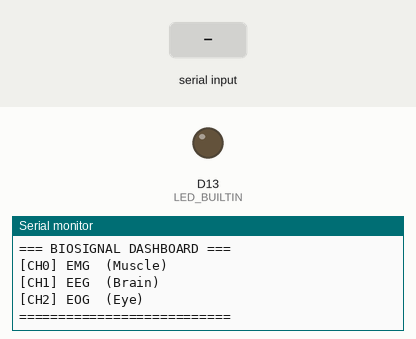
Bench run of a sketch on a simulated Arduino Uno R4 WiFi. On the bench: output pins drawn as LEDs (lit = HIGH), the last lines printed to the serial monitor. The inputs (shaded band) are chosen by the test bench.

Above: at 1.2 s.
1.3 s: "START\n" received over Serial
At 2.1 s:
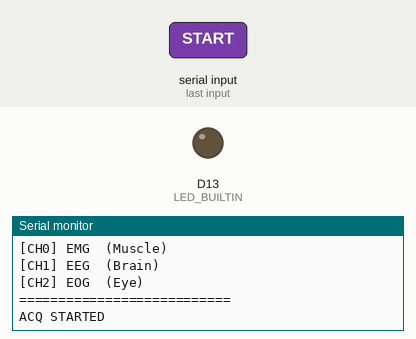
2.8 s: "STOP\n" received over Serial
At 3.2 s:
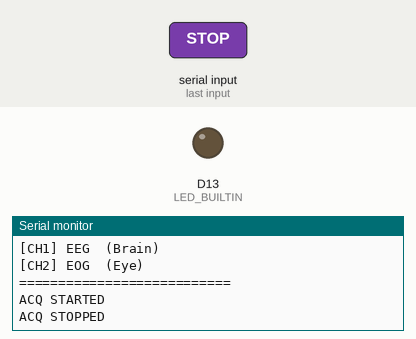
4.3 s: "MODE\n" received over Serial
At 5.5 s:
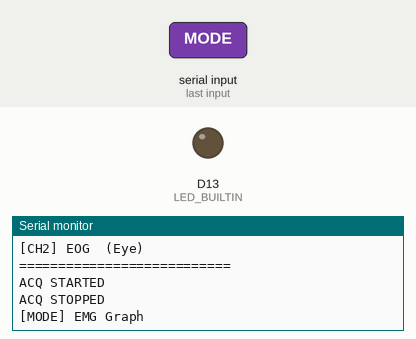

Measured:
- after the input at 1.3 s, the serial monitor: prints a new line at once (image 1)
- after the input at 2.8 s, the serial monitor: prints a new line at once (image 2)
- after the input at 4.3 s, the serial monitor: prints a new line at once (image 3)

The sketch:

Uno_R4_new.ino
```cpp
#include "FspTimer.h"
#include <Arduino.h>

// ================== CONFIG ====================
#define NUM_CHANNELS 3         // EMG + EEG + EOG
#define HEADER_LEN 3
#define PACKET_LEN (NUM_CHANNELS*2 + HEADER_LEN + 1)  // = 3*2 + 3 + 1 = 10 bytes
#define SAMP_RATE 256.0
#define BAUD_RATE 230400

// MARKERS
#define SYNC_BYTE_1 0xAB
#define SYNC_BYTE_2 0xCD
#define END_BYTE    0xEF

// ================== GLOBALS ====================
uint8_t packetBuffer[PACKET_LEN];
uint16_t adcValue = 0;
bool bufferReady = false;
uint8_t currentChannel;
bool timerStatus = false;

FspTimer BioTimer;
uint8_t dashboardMode = 0; // 0=EMG, 1=EEG, 2=EOG

// =====================================================
// HELPER: Decide mode based on latest readings
void detectGesture(uint16_t emg, uint16_t eeg, uint16_t eog) {
  static uint32_t lastSwitch = 0;
  if (millis() - lastSwitch < 500) return;

  if (emg > 12000) { dashboardMode = 0; lastSwitch = millis(); }
  else if (eeg > 11000) { dashboardMode = 1; lastSwitch = millis(); }
  else if (eog > 10000) { dashboardMode = 2; lastSwitch = millis(); }
}

// =====================================================
void updateDashboard() {
  if (dashboardMode == 0) Serial.println("[MODE] EMG Graph");
  else if (dashboardMode == 1) Serial.println("[MODE] EEG Graph");
  else if (dashboardMode == 2) Serial.println("[MODE] EOG Blink");
}

// ================= TIMER CALLBACK ====================
void timerCallback(timer_callback_args_t * unused) {
  for (currentChannel = 0; currentChannel < NUM_CHANNELS; currentChannel++) {
    adcValue = analogRead(currentChannel);
    packetBuffer[(currentChannel * 2) + HEADER_LEN] = highByte(adcValue);
    packetBuffer[(currentChannel * 2) + HEADER_LEN + 1] = lowByte(adcValue);
  }

  uint16_t emg = (packetBuffer[3] << 8) | packetBuffer[4];
  uint16_t eeg = (packetBuffer[5] << 8) | packetBuffer[6];
  uint16_t eog = (packetBuffer[7] << 8) | packetBuffer[8];

  detectGesture(emg, eeg, eog);

  packetBuffer[2]++;
  bufferReady = true;
}

// ================= TIMER START ====================
bool timerBegin(float rate) {
  uint8_t t = GPT_TIMER;
  int8_t ch = FspTimer::get_available_timer(t);

  if (ch == -1) return false;
  BioTimer.begin(TIMER_MODE_PERIODIC, t, ch, rate, 0.0f, timerCallback);
  BioTimer.setup_overflow_irq();
  BioTimer.open();
  return true;
}

// ================== SEND PACKET ====================
void sendPacket() { Serial.write(packetBuffer, PACKET_LEN); }

// ================= COMMAND HANDLER ==================
void processCommand(String c) {
  c.trim(); c.toUpperCase();
  if (c == "START") { timerStatus = true; Serial.println("ACQ STARTED"); }
  else if (c == "STOP") { timerStatus = false; Serial.println("ACQ STOPPED"); }
  else if (c == "MODE") { updateDashboard(); }
  else if (c == "STATUS") { Serial.println(timerStatus ? "RUNNING" : "STOPPED"); }
}

// ===================== SETUP =======================
void setup() {
  Serial.begin(BAUD_RATE);
  while (!Serial) {}

  pinMode(LED_BUILTIN, OUTPUT);
  digitalWrite(LED_BUILTIN, LOW);

  packetBuffer[0] = SYNC_BYTE_1;
  packetBuffer[1] = SYNC_BYTE_2;
  packetBuffer[2] = 0;
  packetBuffer[PACKET_LEN-1] = END_BYTE;

  analogReadResolution(14);
  timerBegin(SAMP_RATE);

  Serial.println("\n=== BIOSIGNAL DASHBOARD ===");
  Serial.println("[CH0] EMG  (Muscle)");
  Serial.println("[CH1] EEG  (Brain)");
  Serial.println("[CH2] EOG  (Eye)");
  Serial.println("===========================");
}

// ===================== LOOP ========================
void loop() {
  if (timerStatus && bufferReady) {
    sendPacket();
    bufferReady = false;
  }

  if (Serial.available()) {
    String cmd = Serial.readStringUntil('\n');
    processCommand(cmd);
  }
}
```
